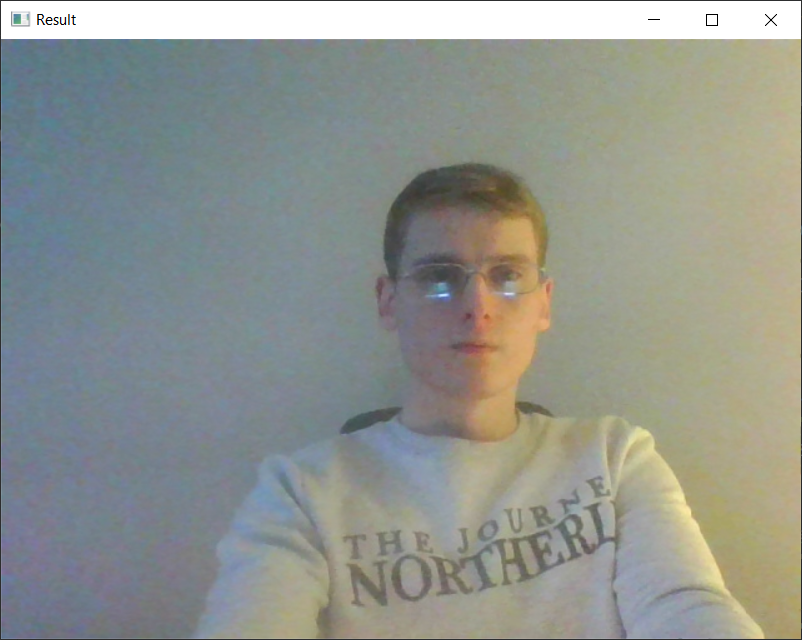
#> input picture Lab - 8/Liashuk2.png, 802 x 640 px
$ python LR_8_Task_3.py
#> lines starting #> are read from the running program, lines starting #| are printed output that depends on the picture
import cv2
import numpy as np

img = cv2.imread("Liashuk2.png")
#> img is the input picture: shape (640, 802, 3); mean B, G, R 142.9, 149.3, 145.6
print(img.shape)
#| (640, 802, 3)

imgResize = cv2.resize(img, (1000, 500))
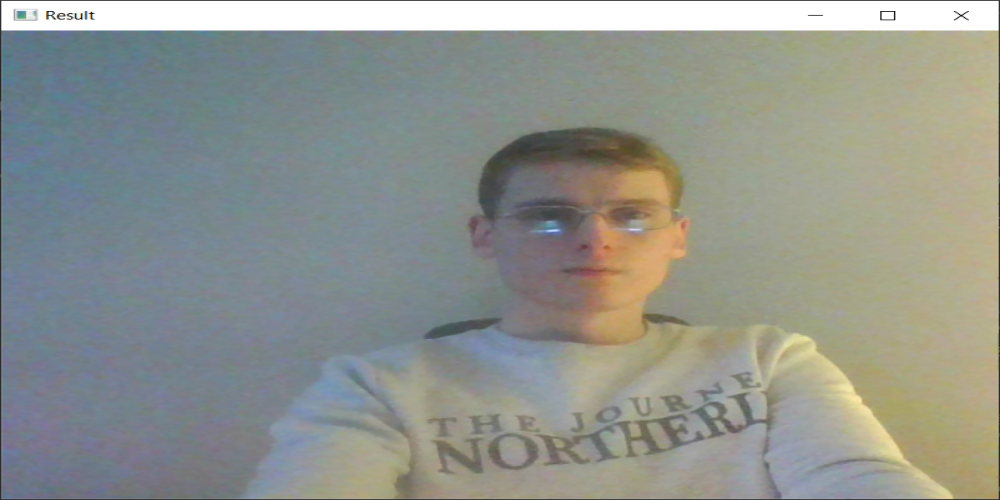
#> imgResize: shape (500, 1000, 3); mean B, G, R 142.7, 149.1, 145.4
print(imgResize.shape)
#| (500, 1000, 3)

imgCropped = img[40:420, 90:380]
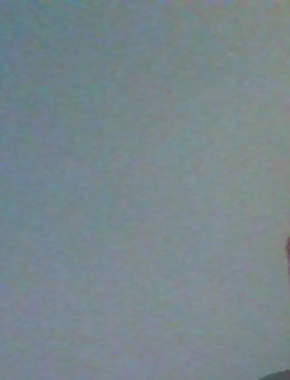
#> imgCropped: shape (380, 290, 3); mean B, G, R 140.1, 134.7, 120.2

cv2.imshow("Image Cropped", imgCropped)

cv2.waitKey(0)

$ run again, with Lab - 8/Liashuk-face.png copied over Lab - 8/Liashuk2.png
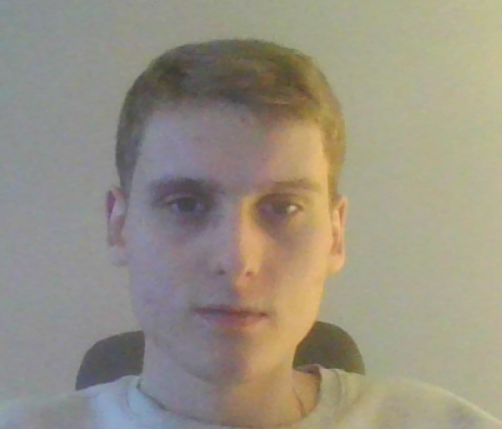
#> input picture Lab - 8/Liashuk-face.png, 502 x 429 px
#> img is the input picture: shape (429, 502, 3); mean B, G, R 130.6, 145.5, 152.1
#| (429, 502, 3)
#> `imgResize = cv2.resize(img, (1000, 500))`:
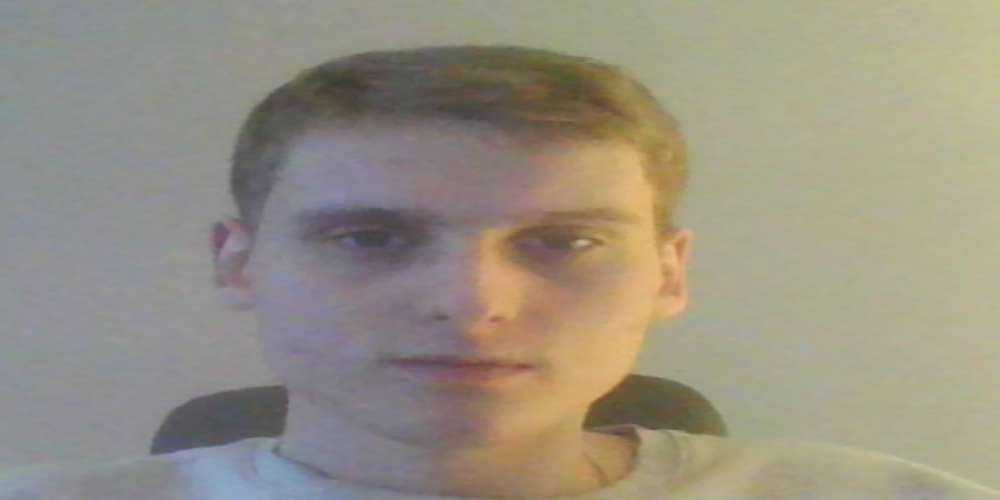
#> imgResize: shape (500, 1000, 3); mean B, G, R 130.5, 145.4, 152
#| (500, 1000, 3)
#> `imgCropped = img[40:420, 90:380]`:
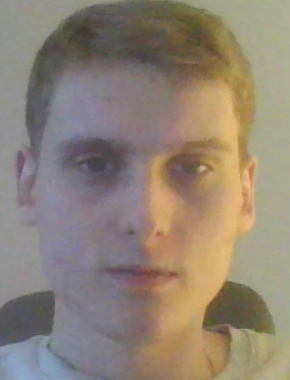
#> imgCropped: shape (380, 290, 3); mean B, G, R 116.6, 130.6, 143.5

$ run again, with Lab - 8/Liashuk.png copied over Lab - 8/Liashuk2.png
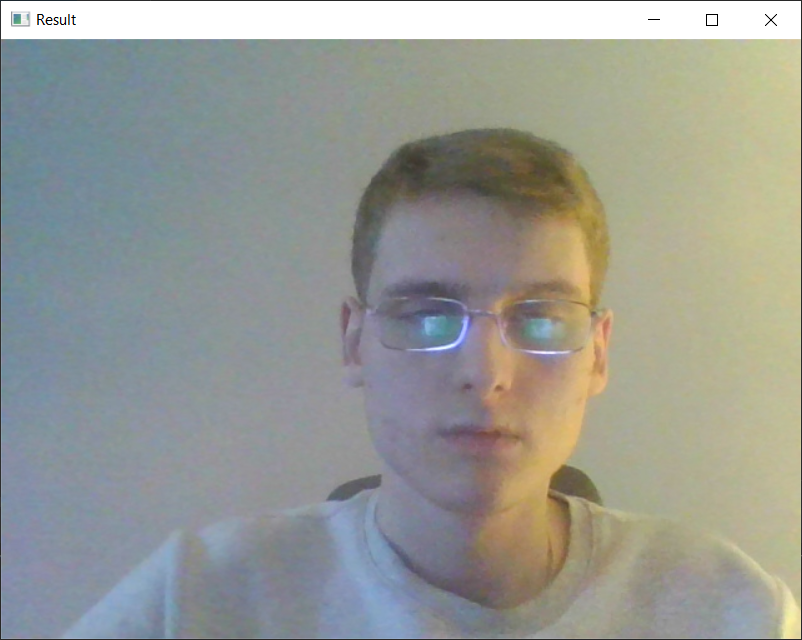
#> input picture Lab - 8/Liashuk.png, 802 x 640 px
#> img is the input picture: shape (640, 802, 3); mean B, G, R 148.2, 154.6, 152.5
#| (640, 802, 3)
#> `imgResize = cv2.resize(img, (1000, 500))`:
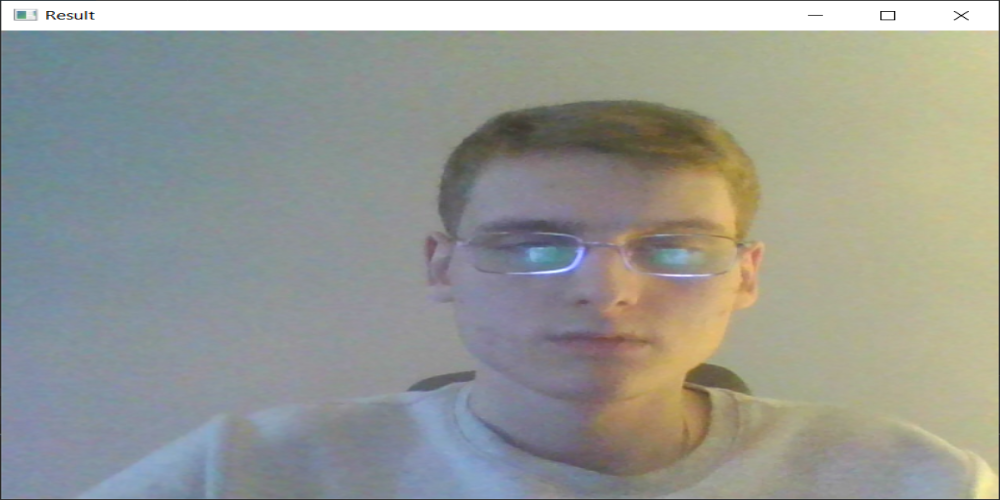
#> imgResize: shape (500, 1000, 3); mean B, G, R 148, 154.5, 152.3
#| (500, 1000, 3)
#> `imgCropped = img[40:420, 90:380]`:
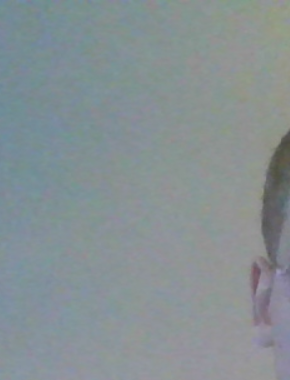
#> imgCropped: shape (380, 290, 3); mean B, G, R 147.3, 144.3, 134.3
